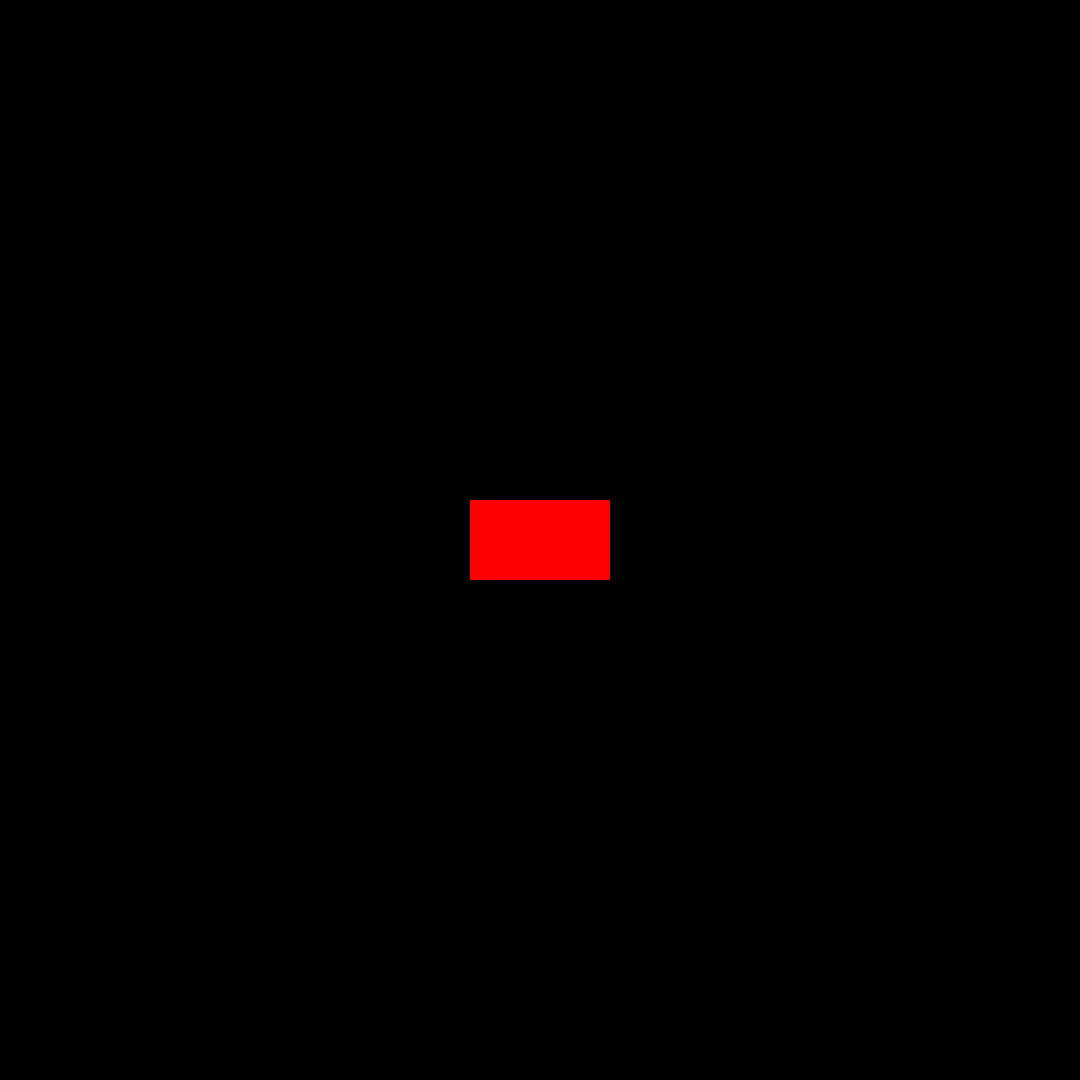
Frame 1 (no input)
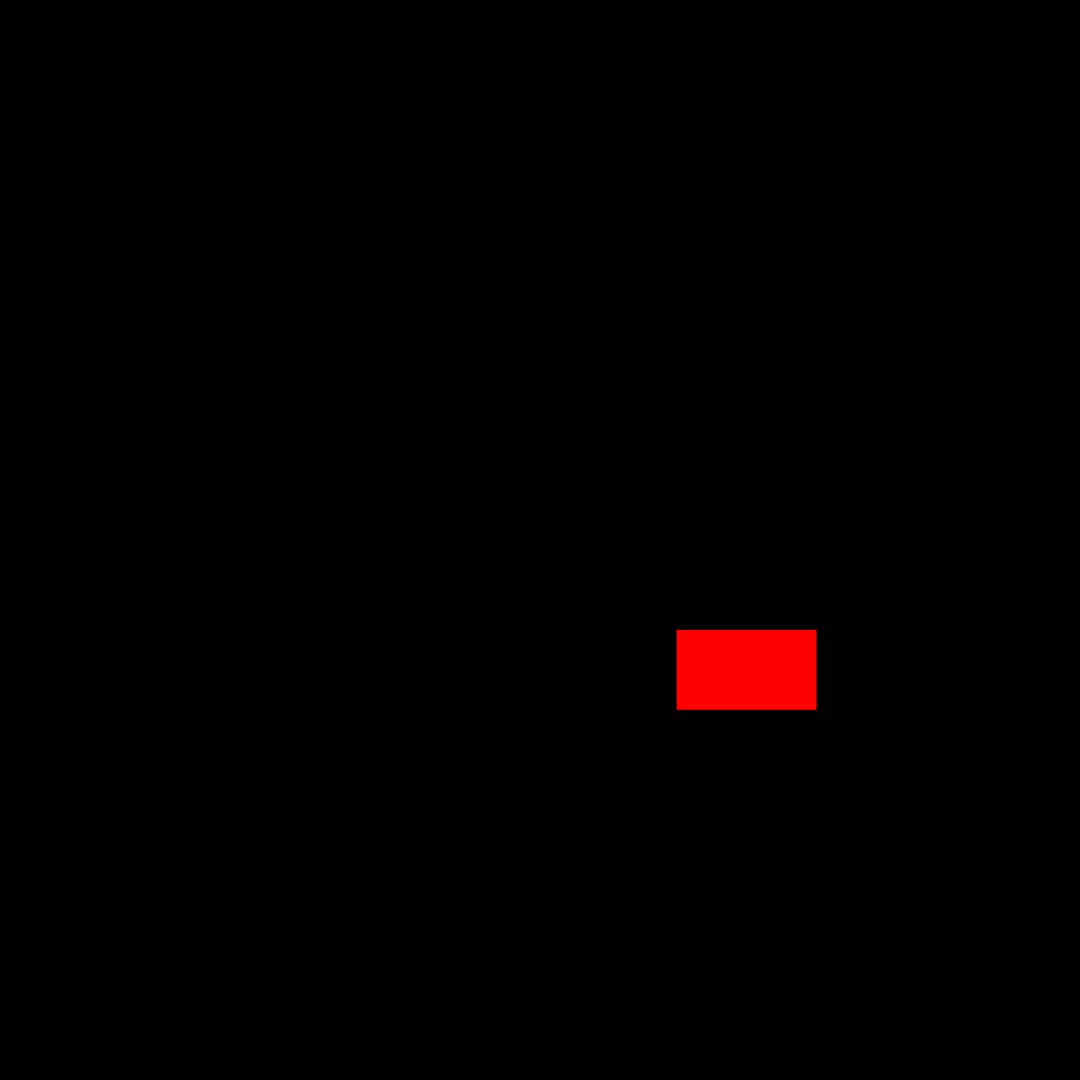
Frame 60 (the mouse pressed at the canvas centre just before this capture)
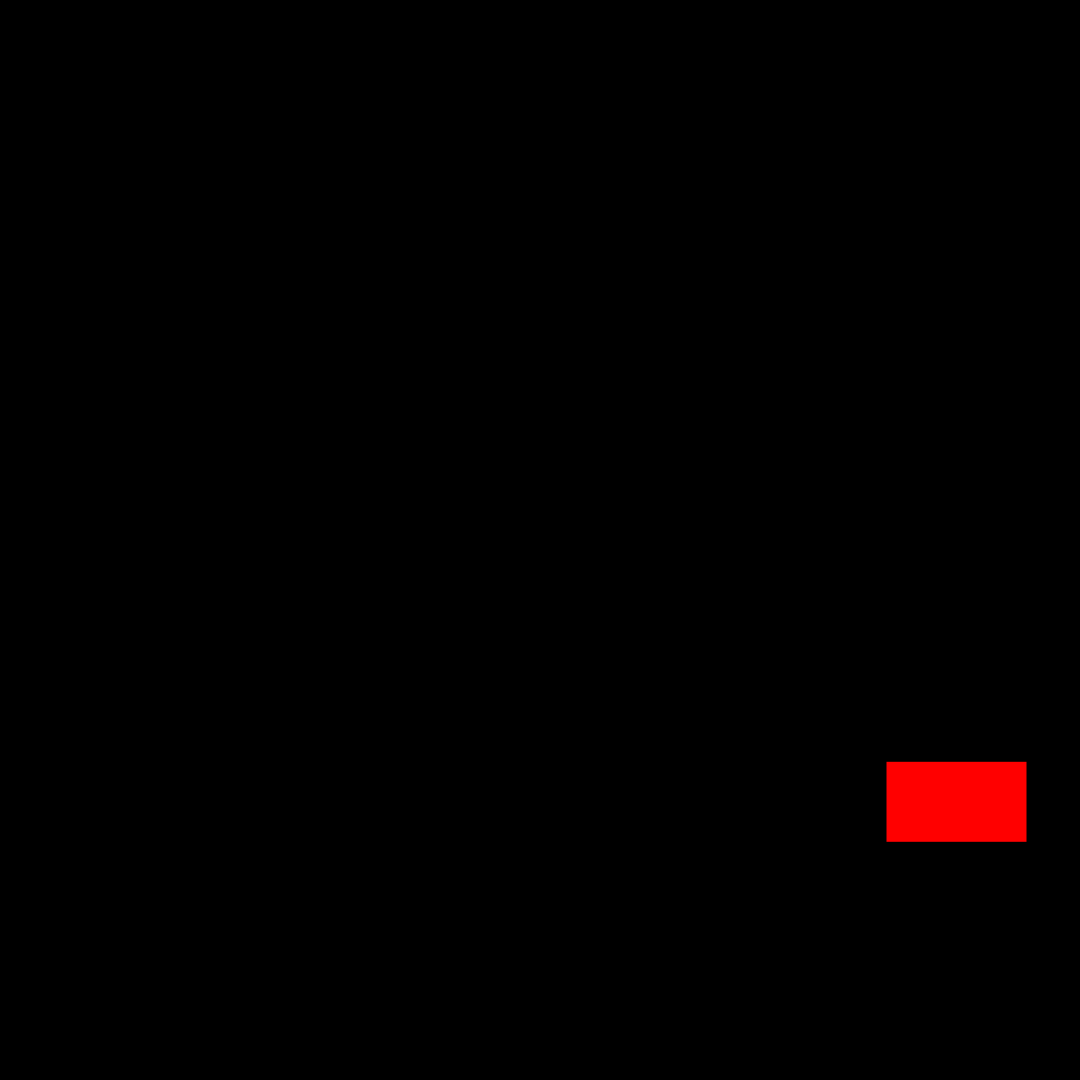
Frame 120 (the mouse held since frame 60 and released just before this capture)

The Processing sketch that drew these frames (run headless with seeded random() and noise(); from frame 60 on, the mouse is pressed at the canvas centre):

// Processing sketch: movement_02
// ── movement_02.pde
float positionX;
float positionY;

float speedX = 3.5;
float speedY = 2.2;

boolean goingRight = true;
boolean goingDown = true;

int dvdLogoWidth = 140;
int dvdLogoHeight = 80;

color[] colors = {
  color(255, 0, 0),
  color(0, 255, 0),
  color(0, 0, 255),
  color(100,100,100),
};

int colorIndex = 0;

void setup() {
  size(1080, 1080);
  noStroke();

  rectMode(CENTER);

  positionX = width/2;
  positionY = height/2;
}

void draw() {
  background(0);
  fill(colors[(colorIndex)]);

  rect(positionX, positionY, dvdLogoWidth, dvdLogoHeight);

  //BONUS:
  //speedX = map(mouseX, 0, width, 0.5, 10);
  //speedY = map(mouseY, 0, height, 0.5, 10);

  // Horizontal movement
  if (goingRight == true) {
    positionX = positionX+speedX;
  } else {
    positionX = positionX-speedX;
  }

  if (positionX+(dvdLogoWidth/2) >= width) {
    goingRight = false;
    colorIndex++;
  }

  if (positionX-(dvdLogoWidth/2) <= 0) {
    goingRight = true;
    colorIndex++;
  }

  // Vertical movement
  if (goingDown == true) {
    positionY = positionY+speedY;
  } else {
    positionY = positionY-speedY;
  }

  if (positionY+(dvdLogoHeight/2) >= height) {
    goingDown = false;
    colorIndex++;
  }

  if (positionY-(dvdLogoHeight/2) <= 0) {
    goingDown = true;
    colorIndex++;
  }
  
  if(colorIndex >= colors.length);{
  colorIndex = 0;}
}
